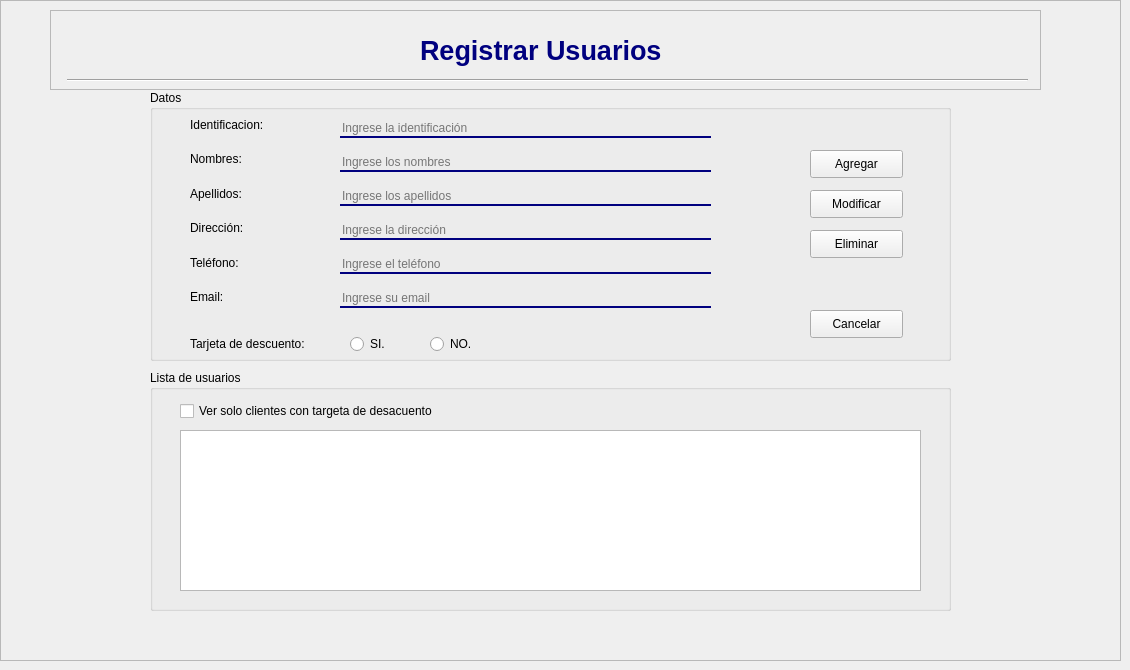
     <widget class="QWidget" name="page_registrar">
      <widget class="QFrame" name="frame_3">
       <property name="geometry">
        <rect>
         <x>0</x>
         <y>0</y>
         <width>1121</width>
         <height>661</height>
        </rect>
       </property>
       <property name="frameShape">
        <enum>QFrame::StyledPanel</enum>
       </property>
       <property name="frameShadow">
        <enum>QFrame::Raised</enum>
       </property>
       <widget class="QGroupBox" name="groupBox">
        <property name="geometry">
         <rect>
          <x>150</x>
          <y>90</y>
          <width>801</width>
          <height>271</height>
         </rect>
        </property>
        <property name="layoutDirection">
         <enum>Qt::LeftToRight</enum>
        </property>
        <property name="title">
         <string>Datos</string>
        </property>
        <widget class="QPushButton" name="btn_buscarUser">
         <property name="enabled">
          <bool>true</bool>
         </property>
         <property name="geometry">
          <rect>
           <x>580</x>
           <y>20</y>
           <width>31</width>
           <height>31</height>
          </rect>
         </property>
         <property name="styleSheet">
          <string notr="true">QPushButton{
	border-radius: None;
}

QPushButton:hover{
	border: 2px solid #173264;

}</string>
         </property>
         <property name="text">
          <string/>
         </property>
         <property name="icon">
          <iconset>
           <normaloff>imagenes/lupa.png</normaloff>imagenes/lupa.png</iconset>
         </property>
         <property name="iconSize">
          <size>
           <width>20</width>
           <height>20</height>
          </size>
         </property>
        </widget>
        <widget class="QWidget" name="layoutWidget">
         <property name="geometry">
          <rect>
           <x>40</x>
           <y>20</y>
           <width>81</width>
           <height>201</height>
          </rect>
         </property>
         <layout class="QVBoxLayout" name="verticalLayout_2">
          <item>
           <widget class="QLabel" name="label_10">
            <property name="text">
             <string>Identificacion:</string>
            </property>
           </widget>
          </item>
          <item>
           <widget class="QLabel" name="label_13">
            <property name="text">
             <string>Nombres:</string>
            </property>
           </widget>
          </item>
          <item>
           <widget class="QLabel" name="label_14">
            <property name="text">
             <string>Apellidos: </string>
            </property>
           </widget>
          </item>
          <item>
           <widget class="QLabel" name="label_28">
            <property name="text">
             <string>Dirección:</string>
            </property>
           </widget>
          </item>
          <item>
           <widget class="QLabel" name="label_29">
            <property name="text">
             <string>Teléfono:</string>
            </property>
           </widget>
          </item>
          <item>
           <widget class="QLabel" name="label_15">
            <property name="text">
             <string>Email:</string>
            </property>
           </widget>
          </item>
         </layout>
        </widget>
        <widget class="QWidget" name="layoutWidget_2">
         <property name="geometry">
          <rect>
           <x>190</x>
           <y>20</y>
           <width>371</width>
           <height>211</height>
          </rect>
         </property>
         <layout class="QVBoxLayout" name="verticalLayout">
          <item>
           <widget class="QLineEdit" name="txtIdentificacion">
            <property name="enabled">
             <bool>true</bool>
            </property>
            <property name="styleSheet">
             <string notr="true">background-color:rgba(0,0,0,0);
border:none;
border-bottom:2px solid rgba(0, 0, 127,255);
color: rgb(0, 0, 0);
padding-botom:7px;</string>
            </property>
            <property name="placeholderText">
             <string>Ingrese la identificación</string>
            </property>
           </widget>
          </item>
          <item>
           <widget class="QLineEdit" name="txtNombres">
            <property name="enabled">
             <bool>true</bool>
            </property>
            <property name="styleSheet">
             <string notr="true">background-color:rgba(0,0,0,0);
border:none;
border-bottom:2px solid rgba(0, 0, 127,255);
color: rgb(0, 0, 0);
padding-botom:7px;</string>
            </property>
            <property name="placeholderText">
             <string>Ingrese los nombres</string>
            </property>
           </widget>
          </item>
          <item>
           <widget class="QLineEdit" name="txtApellidos">
            <property name="enabled">
             <bool>true</bool>
            </property>
            <property name="styleSheet">
             <string notr="true">background-color:rgba(0,0,0,0);
border:none;
border-bottom:2px solid rgba(0, 0, 127,255);
color: rgb(0, 0, 0);
padding-botom:7px;</string>
            </property>
            <property name="placeholderText">
             <string>Ingrese los apellidos</string>
            </property>
           </widget>
          </item>
          <item>
           <widget class="QLineEdit" name="txtDireccion">
            <property name="enabled">
             <bool>true</bool>
            </property>
            <property name="styleSheet">
             <string notr="true">background-color:rgba(0,0,0,0);
border:none;
border-bottom:2px solid rgba(0, 0, 127,255);
color: rgb(0, 0, 0);
padding-botom:7px;</string>
            </property>
            <property name="placeholderText">
             <string>Ingrese la dirección</string>
            </property>
           </widget>
          </item>
          <item>
           <widget class="QLineEdit" name="txtTelefono">
            <property name="enabled">
             <bool>true</bool>
            </property>
            <property name="styleSheet">
             <string notr="true">background-color:rgba(0,0,0,0);
border:none;
border-bottom:2px solid rgba(0, 0, 127,255);
color: rgb(0, 0, 0);
padding-botom:7px;</string>
            </property>
            <property name="placeholderText">
             <string>Ingrese el teléfono</string>
            </property>
           </widget>
          </item>
          <item>
           <widget class="QLineEdit" name="txtEmail">
            <property name="enabled">
             <bool>true</bool>
            </property>
            <property name="styleSheet">
             <string notr="true">background-color:rgba(0,0,0,0);
border:none;
border-bottom:2px solid rgba(0, 0, 127,255);
color: rgb(0, 0, 0);
padding-botom:7px;</string>
            </property>
            <property name="placeholderText">
             <string>Ingrese su email</string>
            </property>
           </widget>
          </item>
         </layout>
        </widget>
        <widget class="QLabel" name="label_30">
         <property name="geometry">
          <rect>
           <x>40</x>
           <y>240</y>
           <width>131</width>
           <height>28</height>
          </rect>
         </property>
         <property name="text">
          <string>Tarjeta de descuento:</string>
         </property>
        </widget>
        <widget class="QRadioButton" name="radiobtn_siuser">
         <property name="geometry">
          <rect>
           <x>200</x>
           <y>240</y>
           <width>71</width>
           <height>28</height>
          </rect>
         </property>
         <property name="text">
          <string>SI.</string>
         </property>
        </widget>
        <widget class="QRadioButton" name="radiobtn_nouser">
         <property name="geometry">
          <rect>
           <x>280</x>
           <y>240</y>
           <width>95</width>
           <height>28</height>
          </rect>
         </property>
         <property name="text">
          <string>NO.</string>
         </property>
        </widget>
        <widget class="QPushButton" name="btn_modificaruser">
         <property name="geometry">
          <rect>
           <x>660</x>
           <y>100</y>
           <width>93</width>
           <height>28</height>
          </rect>
         </property>
         <property name="styleSheet">
          <string notr="true"/>
         </property>
         <property name="text">
          <string>Modificar</string>
         </property>
         <property name="icon">
          <iconset>
           <normaloff>imagenes/boligrafo.png</normaloff>imagenes/boligrafo.png</iconset>
         </property>
        </widget>
        <widget class="QPushButton" name="btn_agregaruser">
         <property name="geometry">
          <rect>
           <x>660</x>
           <y>60</y>
           <width>93</width>
           <height>28</height>
          </rect>
         </property>
         <property name="styleSheet">
          <string notr="true"/>
         </property>
         <property name="text">
          <string>Agregar</string>
         </property>
         <property name="icon">
          <iconset>
           <normaloff>imagenes/agregar-contacto.png</normaloff>imagenes/agregar-contacto.png</iconset>
         </property>
        </widget>
        <widget class="QPushButton" name="btn_eliminaruser">
         <property name="geometry">
          <rect>
           <x>660</x>
           <y>140</y>
           <width>93</width>
           <height>28</height>
          </rect>
         </property>
         <property name="styleSheet">
          <string notr="true"/>
         </property>
         <property name="text">
          <string>Eliminar</string>
         </property>
         <property name="icon">
          <iconset>
           <normaloff>imagenes/borrar.png</normaloff>imagenes/borrar.png</iconset>
         </property>
        </widget>
        <widget class="QPushButton" name="btn_cancelaruser">
         <property name="geometry">
          <rect>
           <x>660</x>
           <y>220</y>
           <width>93</width>
           <height>28</height>
          </rect>
         </property>
         <property name="styleSheet">
          <string notr="true"/>
         </property>
         <property name="text">
          <string>Cancelar</string>
         </property>
        </widget>
       </widget>
       <widget class="QGroupBox" name="groupBox_2">
        <property name="geometry">
         <rect>
          <x>150</x>
          <y>370</y>
          <width>801</width>
          <height>241</height>
         </rect>
        </property>
        <property name="title">
         <string>Lista de usuarios</string>
        </property>
        <widget class="QTableWidget" name="tablaClientes">
         <property name="geometry">
          <rect>
           <x>30</x>
           <y>60</y>
           <width>741</width>
           <height>161</height>
          </rect>
         </property>
        </widget>
        <widget class="QCheckBox" name="cbxaprov">
         <property name="geometry">
          <rect>
           <x>30</x>
           <y>30</y>
           <width>311</width>
           <height>22</height>
          </rect>
         </property>
         <property name="text">
          <string>Ver solo clientes con targeta de desacuento</string>
         </property>
        </widget>
       </widget>
       <widget class="QFrame" name="frame_5">
        <property name="geometry">
         <rect>
          <x>50</x>
          <y>10</y>
          <width>991</width>
          <height>80</height>
         </rect>
        </property>
        <property name="frameShape">
         <enum>QFrame::StyledPanel</enum>
        </property>
        <property name="frameShadow">
         <enum>QFrame::Raised</enum>
        </property>
        <widget class="QLabel" name="label_36">
         <property name="geometry">
          <rect>
           <x>920</x>
           <y>10</y>
           <width>61</width>
           <height>51</height>
          </rect>
         </property>
         <property name="text">
          <string/>
         </property>
         <property name="pixmap">
          <pixmap>imagenes/istockphoto-1138644570-612x612.jpg</pixmap>
         </property>
         <property name="scaledContents">
          <bool>true</bool>
         </property>
        </widget>
        <widget class="Line" name="line">
         <property name="geometry">
          <rect>
           <x>17</x>
           <y>60</y>
           <width>961</width>
           <height>20</height>
          </rect>
         </property>
         <property name="orientation">
          <enum>Qt::Horizontal</enum>
         </property>
        </widget>
        <widget class="QLabel" name="label_33">
         <property name="geometry">
          <rect>
           <x>370</x>
           <y>20</y>
           <width>261</width>
           <height>41</height>
          </rect>
         </property>
         <property name="font">
          <font>
           <family>Tahoma</family>
           <pointsize>20</pointsize>
           <weight>75</weight>
           <bold>true</bold>
          </font>
         </property>
         <property name="text">
          <string>&lt;html&gt;&lt;head/&gt;&lt;body&gt;&lt;p&gt;&lt;span style=&quot; color:#00007f;&quot;&gt;Registrar Usuarios&lt;/span&gt;&lt;/p&gt;&lt;/body&gt;&lt;/html&gt;</string>
         </property>
         <property name="textFormat">
          <enum>Qt::AutoText</enum>
         </property>
        </widget>
       </widget>
      </widget>
     </widget>
